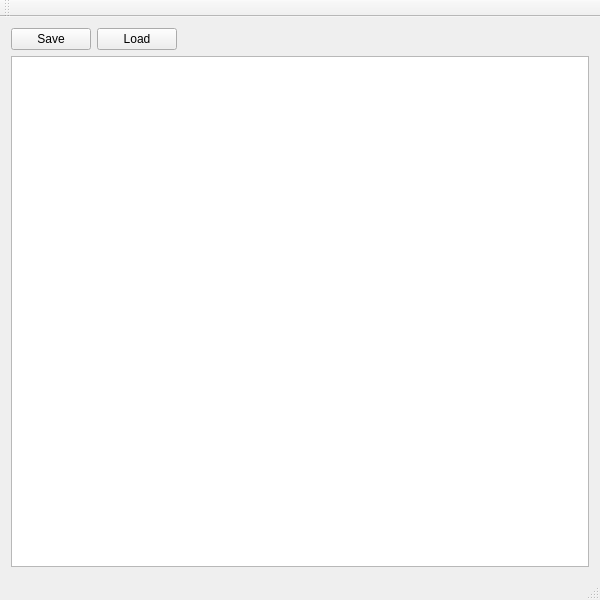
<?xml version="1.0" encoding="UTF-8"?>
<ui version="4.0">
 <class>MainWindow</class>
 <widget class="QMainWindow" name="MainWindow">
  <property name="geometry">
   <rect>
    <x>0</x>
    <y>0</y>
    <width>600</width>
    <height>600</height>
   </rect>
  </property>
  <property name="windowTitle">
   <string>MainWindow</string>
  </property>
  <widget class="QWidget" name="centralWidget">
   <layout class="QGridLayout" name="gridLayout">
    <item row="0" column="0">
     <widget class="QPushButton" name="saveButton">
      <property name="text">
       <string>Save</string>
      </property>
     </widget>
    </item>
    <item row="0" column="2">
     <spacer name="horizontalSpacer">
      <property name="orientation">
       <enum>Qt::Horizontal</enum>
      </property>
      <property name="sizeHint" stdset="0">
       <size>
        <width>40</width>
        <height>20</height>
       </size>
      </property>
     </spacer>
    </item>
    <item row="1" column="0" colspan="3">
     <widget class="QGraphicsView" name="graphicsView"/>
    </item>
    <item row="0" column="1">
     <widget class="QPushButton" name="loadButton">
      <property name="text">
       <string>Load</string>
      </property>
     </widget>
    </item>
   </layout>
  </widget>
  <widget class="QMenuBar" name="menuBar">
   <property name="geometry">
    <rect>
     <x>0</x>
     <y>0</y>
     <width>600</width>
     <height>21</height>
    </rect>
   </property>
  </widget>
  <widget class="QToolBar" name="mainToolBar">
   <attribute name="toolBarArea">
    <enum>TopToolBarArea</enum>
   </attribute>
   <attribute name="toolBarBreak">
    <bool>false</bool>
   </attribute>
  </widget>
  <widget class="QStatusBar" name="statusBar"/>
 </widget>
 <layoutdefault spacing="6" margin="11"/>
 <resources/>
 <connections/>
</ui>
